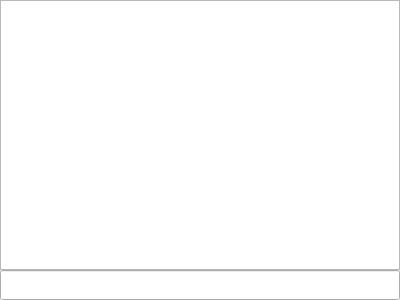
<?xml version="1.0" encoding="UTF-8"?>
<ui version="4.0">
 <class>TextBox</class>
 <widget class="QWidget" name="TextBox">
  <property name="geometry">
   <rect>
    <x>0</x>
    <y>0</y>
    <width>400</width>
    <height>300</height>
   </rect>
  </property>
  <property name="sizePolicy">
   <sizepolicy hsizetype="Expanding" vsizetype="Expanding">
    <horstretch>0</horstretch>
    <verstretch>0</verstretch>
   </sizepolicy>
  </property>
  <property name="windowTitle">
   <string>Form</string>
  </property>
  <layout class="QVBoxLayout" name="verticalLayout">
   <property name="spacing">
    <number>0</number>
   </property>
   <property name="margin">
    <number>0</number>
   </property>
   <item>
    <widget class="QTextBrowser" name="textDisplay">
     <property name="minimumSize">
      <size>
       <width>0</width>
       <height>0</height>
      </size>
     </property>
     <property name="font">
      <font>
       <family>Courier</family>
       <pointsize>11</pointsize>
      </font>
     </property>
     <property name="focusPolicy">
      <enum>Qt::NoFocus</enum>
     </property>
     <property name="html">
      <string>&lt;!DOCTYPE HTML PUBLIC &quot;-//W3C//DTD HTML 4.0//EN&quot; &quot;http://www.w3.org/TR/REC-html40/strict.dtd&quot;&gt;
&lt;html&gt;&lt;head&gt;&lt;meta name=&quot;qrichtext&quot; content=&quot;1&quot; /&gt;&lt;style type=&quot;text/css&quot;&gt;
p, li { white-space: pre-wrap; }
&lt;/style&gt;&lt;/head&gt;&lt;body style=&quot; font-family:'Courier'; font-size:11pt; font-weight:400; font-style:normal;&quot;&gt;
&lt;p style=&quot;-qt-paragraph-type:empty; margin-top:0px; margin-bottom:0px; margin-left:0px; margin-right:0px; -qt-block-indent:0; text-indent:0px; font-family:'Padauk'; font-size:10pt;&quot;&gt;&lt;br /&gt;&lt;/p&gt;&lt;/body&gt;&lt;/html&gt;</string>
     </property>
     <property name="textInteractionFlags">
      <set>Qt::TextBrowserInteraction</set>
     </property>
     <property name="openLinks">
      <bool>true</bool>
     </property>
    </widget>
   </item>
   <item>
    <widget class="EditBox" name="lineEdit">
     <property name="minimumSize">
      <size>
       <width>0</width>
       <height>30</height>
      </size>
     </property>
    </widget>
   </item>
  </layout>
 </widget>
 <customwidgets>
  <customwidget>
   <class>EditBox</class>
   <extends>QLineEdit</extends>
   <header>widget/window/edit-box.hh</header>
  </customwidget>
 </customwidgets>
 <resources/>
 <connections/>
</ui>
